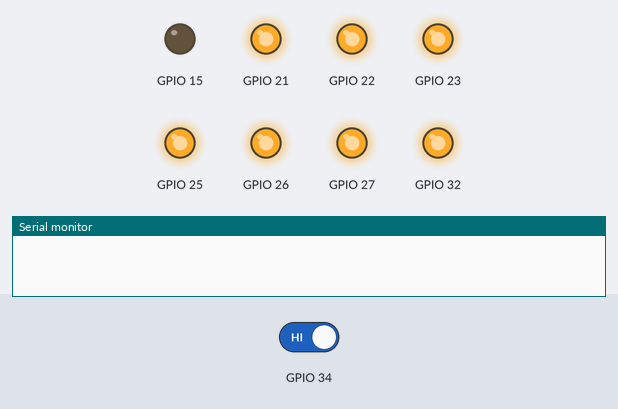
The sketch below on a simulated ESP32. Parts: output pins drawn as LEDs (lit = HIGH), the last lines printed to the serial monitor. Inputs (shaded band) come from the test bench; at power-on: GPIO 34 HIGH.

Above: at 0.1 s.
At 1.5 s:
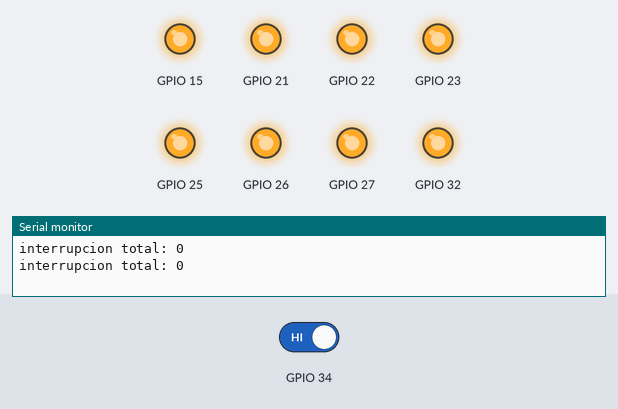
1.6 s: GPIO 34 driven LOW
Timing chart, 0 to 4.6 s (numbered marks = the images above; inputs shaded):
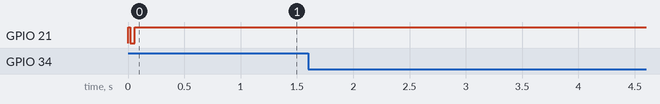

The sketch:

main.ino
```cpp
//PROGRAMA test de interrupciones de puertos fichas

#include "Tablero.h"
///////////////////////////////////////////


portMUX_TYPE mux = portMUX_INITIALIZER_UNLOCKED;

volatile int cont =0;
volatile int TotalInterrupciones=0;

void IRAM_ATTR F_10_11_12_13() {

  portENTER_CRITICAL_ISR(&mux); //equivalente a desactivar las interrupciones, para que no haya conflictos de accesos a las variables

  //digitalWrite(LedIndicador,!digitalRead(LedIndicador));
  cont++;
  TotalInterrupciones++;
  Leerficha(10);//limpio flag PORTA
  Leerficha(12);//limpio flag PORTB

  portEXIT_CRITICAL_ISR(&mux);
}

void setup() {

  Serial.begin(115200);
  ConfigTablero();

  digitalWrite(LedIndicador,HIGH);

  //write_expansion_port(nCS_FICHAS_PUERTO0,SPI_PUERTO_0_SENSORES_FUNCIONES_ADDR,IOCON_B,0x40); // CONFIGURO que INT se active por puertoA o puertoB
  write_expansion_port(nCS_FICHAS_PUERTO0,SPI_PUERTO_0_SENSORES_FUNCIONES_ADDR,GPINTEN_A,0xFF); // todo puerto A de expansor 0 habilito interrupcion al cambiar de estado
  write_expansion_port(nCS_FICHAS_PUERTO0,SPI_PUERTO_0_SENSORES_FUNCIONES_ADDR,GPINTEN_B,0xFF); // todo puerto B de expansor 0 habilito interrupcion al cambiar de estado
  write_expansion_port(nCS_FICHAS_PUERTO0,SPI_PUERTO_0_SENSORES_FUNCIONES_ADDR,IOCON_A,0x40); // CONFIGURO que INT se active por puertoA o puertoB


  Leerficha(10); //realizo lectura para limpiar la primer interrupcion debido a que cuando no hay ficha los sensores estan en 1(lo considera un cambio de estado)
  Leerficha(12);//limpio flag

  delay(100);

  attachInterrupt(INT0_0, F_10_11_12_13, FALLING);  //el pin por defecto esta en alto, la interrupcion lo baja
}
///////////////////////////////////////////
void loop()
{
  Serial.print("interrupcion total: "); Serial.println(TotalInterrupciones);
  //Serial.print("Estado Pin: "); Serial.println(digitalRead(INT0_0));
  if(cont>0){
    cont=0;
    Serial.print("interrupcion total: "); Serial.println(TotalInterrupciones);
  }
  delay(1000);

}
```
